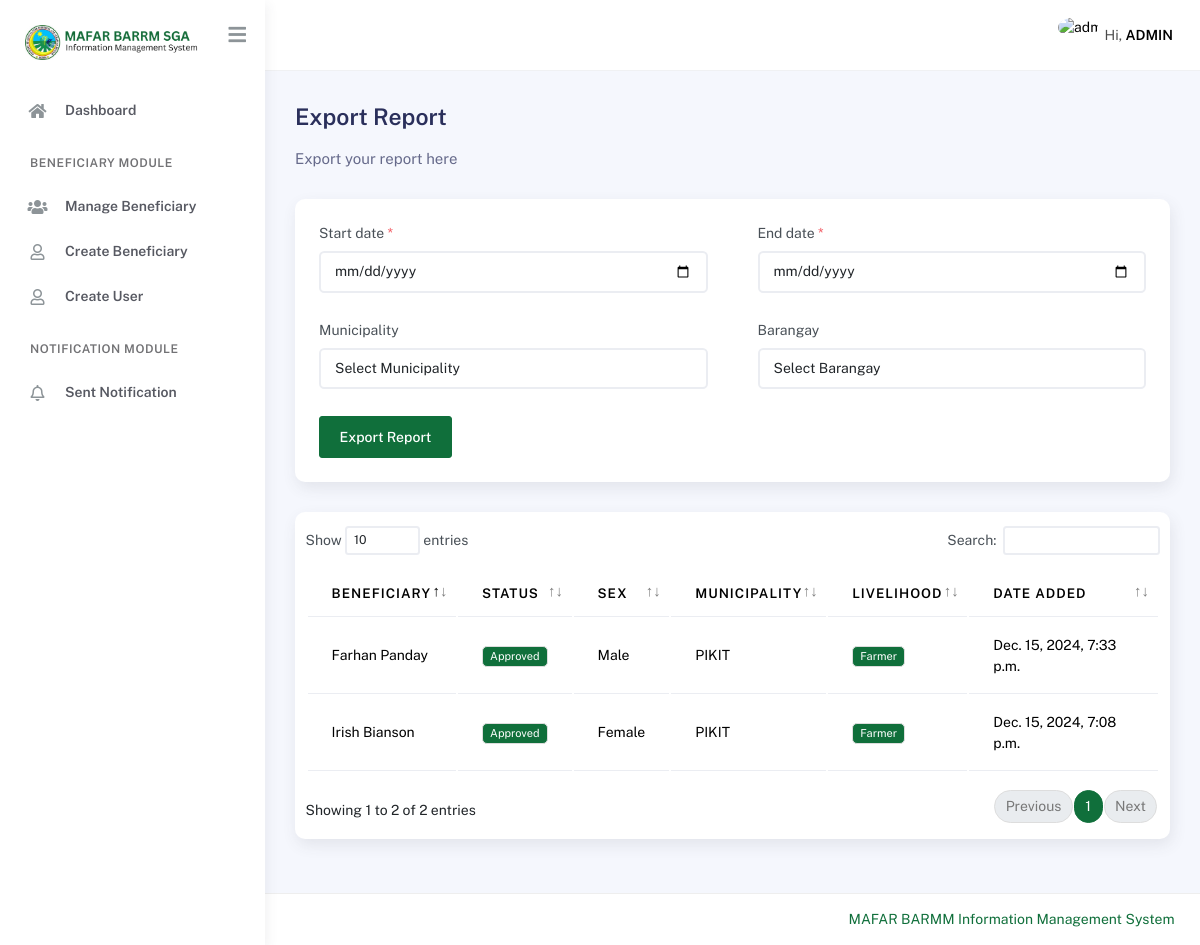
The page /mafar/report (signed in) on the database its author committed.
### main/models.py (models this page shows, shortened)
class Municpality(models.Model):
    municipality = models.CharField(max_length=255)
    class Meta:
        verbose_name_plural = "Municipality"
        verbose_name = "Municipality"
    def __str__(self) -> str:
        return self.municipality

class Barangay(models.Model):
    barangay = models.CharField(max_length=255)
    class Meta:
        verbose_name_plural = "Barangay"
        verbose_name = "Barangay"
    def __str__(self) -> str:
        return self.barangay

class FarmProfile(models.Model):
    MAIN_LIVELIHOOD = (
        ("Farmer", "Farmer"),
        ("Farm Worker", "Farm Worker"),
        ("Agri Youth", "Agri Youth"),
    )
    FARMER = (
        ("Rice", "Rice"),
        ("Corn", "Corn"),
        ("Other Crops", "Other Crops"),
        ("Livestock", "Livestock"),
        ("Poultry", "Poultry"),
    )
    FARM_WORKER = (
        ("Land Preparation", "Land Preparation"),
        ("Planting", "Planting"),
        ("Cultivation", "Cultivation"),
        ("Harvesting", "Harvesting"),
        ("Others", "Others"),
    )
    AGRIYOUTH_WORKER = (
        ("1", "Part of a farming household"),
        ("2", "Attending/attended formal agri-fishery related course"),
        ("3", "Attending/attended non-formal agri-fishery related course"),
        ("4", "Participated in any agricultural activity/program."),
        ("5", "Others"),
    )
    related_to = models.ForeignKey(PersonalInformation, on_delete=models.CASCADE)
    main_livelihood = models.CharField(max_length=255, choices=MAIN_LIVELIHOOD)
    activity_farmer = models.CharField(
        max_length=50, choices=FARMER, null=True, blank=True
    )
    specific_farming_activity = models.CharField(max_length=50, null=True, blank=True)
    activity_farmworker = models.CharField(
        max_length=50, choices=FARM_WORKER, null=True, blank=True
    )
    specific_farmworker_activity = models.CharField(
        max_length=50, null=True, blank=True
    )
    activity_agriyouth = models.CharField(
        max_length=50, choices=AGRIYOUTH_WORKER, null=True, blank=True
    )
    specific_agriyouth_activity = models.CharField(
        max_length=50, null=True, blank=True
    )
    status = models.CharField(max_length=100, default='Pending', null=True, blank=True, choices=(('Pending','Pending'),('Approved','Approved'), ('Disapproved','Disapproved')))
    date_added = models.DateTimeField(auto_now_add=True)
    class Meta:
        verbose_name = "Farm Profile"
        verbose_name_plural = "Farm Profiles"

class PersonalInformation(models.Model):
    EXTENSIONS = (
        ("None", "None"),
        ("Sr.", "Sr."),
        ("Jr.", "Jr."),
    )
    GENDER = (("Male", "Male"), ("Female", "Female"))
    HIGHEST_EDUCATION = (
        ("Pre-school", "Pre-school"),
        ("Elementary", "Elementary"),
        ("High School", "High School"),
        ("Junior High School", "Junior High School"),
        ("Senior High School", "Senior High School"),
        ("College", "College"),
        ("Vocational", "Vocational"),
        ("Post-graduate", "Post-graduate"),
        ("None", "None"),
    )
    RELIGION = (
        ("Christianity", "Christianity"),
        ("Islam", "Islam"),
        ("Others", "Others"),
    )
    CIVIL_STATUS = (
        ("Single", "Single"),
        ("Married", "Married"),
        ("Widowed", "Widowed"),
        ("Separated", "Separated"),
    )
    RELATIONSHIP = (
        ("Mother", "Mother"),
        ("Father", "Father"),
    )
    firstname = models.CharField(
        max_length=255, help_text="Beneficiary first name", db_index=True
    )
    middlename = models.CharField(
        max_length=255, help_text="Beneficiary middle name", db_index=True
    )
    lastname = models.CharField(
        max_length=255, help_text="Beneficiary last name", db_index=True
    )
    extension = models.CharField(
        max_length=255, help_text="Extension", choices=EXTENSIONS, db_index=True,
        null=True, blank=True
    )
    gender = models.CharField(max_length=255, help_text="Gender", choices=GENDER)
    purok = models.CharField(max_length=255, help_text="Purok")
    municipality = models.ForeignKey(Municpality, on_delete=models.CASCADE, help_text="Municipality")
    barangay = models.ForeignKey(Barangay, on_delete=models.CASCADE, help_text="Barangay")
    street = models.CharField(max_length=255, help_text="Street")
    province = models.CharField(max_length=255, help_text="Province")
    region = models.CharField(max_length=255, help_text="Region")
    mobile_number = models.CharField(max_length=11, help_text="Mobile Number")
    landline_number = models.CharField(max_length=255, help_text="Landline Number", blank=True, null=True)
    dob = models.CharField(max_length=255, help_text="Date of Birth")
    pob = models.CharField(max_length=255, help_text="Place of Birth")
    provice_place_of_birth = models.CharField(
        max_length=255, help_text="Provice Place Of Birth"
    )
    country = models.CharField(max_length=255)
    education = models.CharField(
        max_length=255, help_text="Highest Formal Education", choices=HIGHEST_EDUCATION
    )
    is_pwd = models.BooleanField(default=False, help_text="Person with disability")
    is_fourps = models.BooleanField(default=False, help_text="4P's Beneficiary")
    is_member_in_ip = models.BooleanField(
        default=False, help_text="Member of an Indigenous Group"
    )
    is_household_head = models.BooleanField(default=False, help_text="Household head")
    is_with_government_id = models.BooleanField(default=False, help_text="Government ID")
    is_member_in_any_cooperative = models.BooleanField(default=False, help_text="Member in any cooperative")
    member_in_ip_specific = models.CharField(
        max_length=255, help_text="Specific Indigenous Group",
        null=True, blank=True
    )
    religion = models.CharField(max_length=255, choices=RELIGION, help_text="Region you belong")
    civil_status = models.CharField(max_length=255, choices=CIVIL_STATUS, help_text="Civil status")
    name_of_spouse_if_married = models.CharField(max_length=255, null=True, blank=True, help_text="Name of spouse if married")
    mother_maiden_name = models.CharField(max_length=255, help_text="Mother maiden name")
    name_of_household_head = models.CharField(max_length=255, help_text="Name of Household", blank=True, null=True)
    relationship = models.CharField(max_length=255, choices=RELATIONSHIP, null=True, blank=True, help_text="Relationship")
    number_of_living_household = models.IntegerField(default=0, null=True, blank=True, help_text="No. of living in your household")
    number_of_male = models.IntegerField(default=0, null=True, blank=True, help_text="No. of male in your household")
    number_of_female = models.IntegerField(default=0, null=True, blank=True, help_text="No. of female in your household")
    type_of_id = models.CharField(max_length=255, null=True, blank=True, help_text="What type of ID you have?")
    id_number = models.CharField(max_length=255, null=True, blank=True, help_text="Enter your ID number")
    specify_cooperative = models.CharField(max_length=255, null=True, blank=True, help_text="Specify what cooperative you are member with")
    person_to_notify = models.CharField(max_length=255)
    contact_number = models.CharField(max_length=255)
    date_added = models.DateTimeField(auto_now_add=True)
    def get_full_name(self):
        return f"{self.firstname} {self.lastname}"
    class Meta:
        verbose_name = "Personal Information"
        verbose_name_plural = "Personal Informations"

### main/views.py (the view, shortened to what this page needs)
class ReportView(MustBeLoggedIn, View):
    template_name = 'report.html'
    context = {}
    def get(self, request):
        self.context['items'] = FarmProfile.objects.all().order_by('-date_added')[:10]
        self.context['export_form'] = ExportReportForm()
        return render(request, self.template_name, self.context)

### main/forms.py
class ExportReportForm(forms.Form):
    start_date = forms.DateField(
        widget=forms.DateInput(attrs={'type': 'date', 'class': 'form-control'}),
        required=True,
    )
    end_date = forms.DateField(
        widget=forms.DateInput(attrs={'type': 'date', 'class': 'form-control'}),
        required=True,
    )
    municipality = forms.ModelChoiceField(
        empty_label="Select Municipality",
        queryset=Municpality.objects.all(),
        widget=forms.Select(attrs={'class': 'form-control'}),
        label="Municipality",
        required=False,
    )
    barangay = forms.ModelChoiceField(
        empty_label="Select Barangay",
        queryset=Barangay.objects.all(),
        widget=forms.Select(attrs={'class': 'form-control'}),
        label="Barangay",
        required=False,
    )

### main/templatetags/group_tags.py (called while the page is built)
@register.filter
def in_group(user, group_name):
    return user.groups.filter(name=group_name).exists()

### main/templates/report.html (shortened to what this page needs)
{% extends './includes/base.html' %}
{% block content %}
<div class="page-inner">
    <div class="d-flex align-items-left align-items-md-center flex-column flex-md-row pt-2 pb-4">
        <div>
            <h3 class="fw-bold mb-3">Export Report</h3>
            <h6 class="op-7 mb-2">Export your report here</h6>
        </div>
    </div>
    <div class="card py-3 px-3">
        <form method="post">
           <div class="row">
            {% for input in export_form %}
                <div class="col-md-6">
                    <div class="form-group mb-2">
                        <label for="{{ input.id_for_label }}" class="form-label">{{ input.label }}
                            {% if input.field.required %}
                                <span class="text-danger">*</span>
                            {% endif %}
                        </label>
                        {{ input }}
                    </div>
                </div>
            {% endfor %}
           </div>
           <div class="form-group">
                <input type="submit" value="Export Report" class="btn btn-primary">
           </div>
        </form>
    </div>
    <div class="card py-3">
        <table class="table" id="datatable">
            <thead>
                <tr>
                    <th>Beneficiary</th>
                    <th>Status</th>
                    <th>Sex</th>
                    <th>Municipality</th>
                    <th>Livelihood</th>
                    <th>Date Added</th>
                </tr>
            </thead>
            <tbody>
                {% for beneficiary in items %}
                <tr>
                    <td>{{ beneficiary.related_to.get_full_name }}</td>
                    <td>
                        {% if beneficiary.status == 'Approved' %}
                        <span class="badge bg-primary">{{ beneficiary.status }}</span>
                        {% elif beneficiary.status == 'Disapproved' %}
                        <span class="badge btn-danger">{{ beneficiary.status }}</span>
                        {% else %}
                        <span class="badge btn-warning">{{ beneficiary.status }}</span>
                        {% endif %}
                    </td>
                    <td>{{ beneficiary.related_to.gender }}</td>
                    <td>{{ beneficiary.related_to.municipality }}</td>
                    <td>
                        <span class="badge bg-primary">{{ beneficiary.main_livelihood }}</span>
                    </td>
                    <td>{{ beneficiary.related_to.date_added }}</td>
                </tr>
                {% endfor %}
            </tbody>
        </table>
    </div>
</div>
{% endblock %}

### main/templates/includes/navbar.html (shortened to what this page needs)
{% load static %}
<nav class="navbar navbar-header navbar-header-transparent navbar-expand-lg border-bottom">
    <div class="container-fluid">
        <ul class="navbar-nav topbar-nav ms-md-auto align-items-center">
            <li class="nav-item topbar-user dropdown hidden-caret">
                <a
                    class="dropdown-toggle profile-pic"
                    data-bs-toggle="dropdown"
                    href="#"
                    aria-expanded="false"
                >
                    <div class="avatar-sm">
                        <img src="{% static 'assets/img/mafar-logo.png' %}" alt="{{ request.user.username }}" class="avatar-img rounded-circle">
                    </div>
                    <span class="profile-username">
                        <span class="op-7">Hi,</span>
                        <span class="fw-bold" style="text-transform: uppercase;">{{ request.user.username }}</span>
                    </span>
                </a>
            </li>
        </ul>
    </div>
</nav>

### main/templates/includes/base.html (style rules this page uses)
.btn-primary { background-color: #106F3B !important; border-color: #106F3B !important; }
select option:checked { background-color: #106F3B !important; color: #fff !important; }

### rows shown on the page
Municpality: export_form "Select Municipality"
Barangay: export_form "Select Barangay"
FarmProfile: related_to.get_full_name "Farhan Panday", status "Approved", related_to.gender "Male", related_to.municipality "PIKIT", main_livelihood "Farmer", related_to.date_added "Dec. 15, 2024, 7:33 p.m."
FarmProfile: related_to.get_full_name "Irish Bianson", status "Approved", related_to.gender "Female", related_to.municipality "PIKIT", main_livelihood "Farmer", related_to.date_added "Dec. 15, 2024, 7:08 p.m."

### other values the page prints
{{ request.user.username }} "ADMIN"
{{ input.label }} "Start date" "End date" "Municipality" "Barangay"
